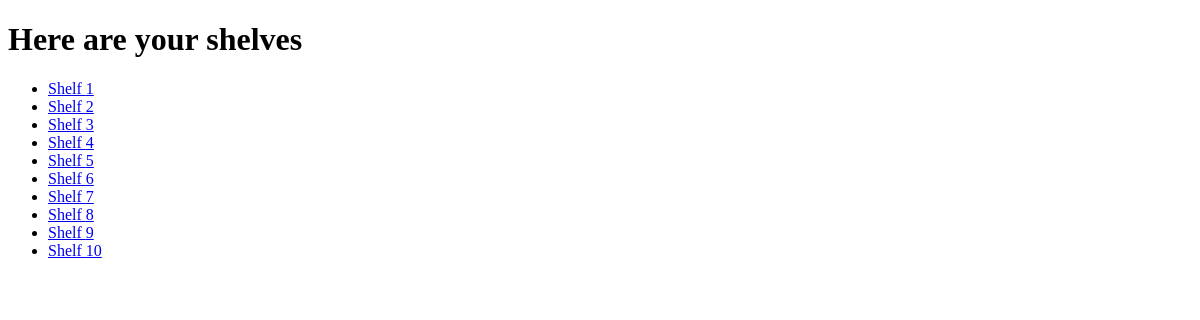
The app's page /game/, older data.
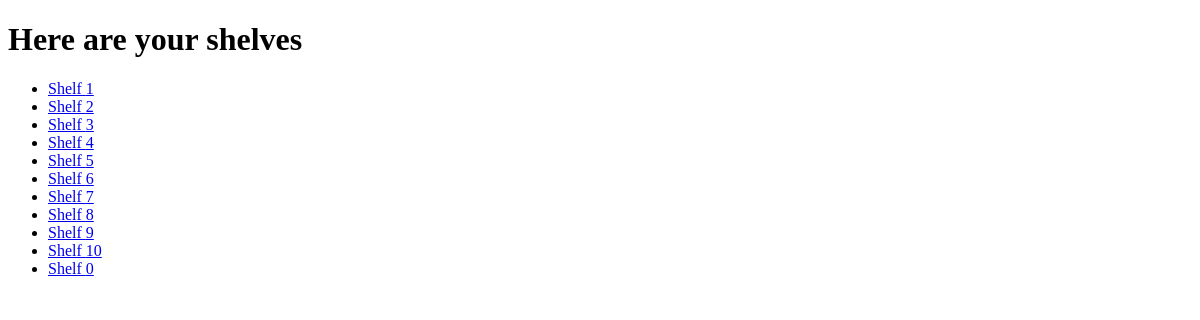
The same page, newer data.
### game/models.py (models this page shows, shortened)
class Shelf(models.Model):
    shelfNum = models.CharField(unique=True, max_length=10)
    shelfPosition = models.CharField(max_length=6)

### game/views.py (the view)
def index(request):
    all_shelves = Shelf.objects.all()
    return render(request, 'game/index.html', {'all_shelves': all_shelves})

### game/templates/game/index.html (shortened to what this page needs)
<!DOCTYPE html>
<html lang="en">
<head>
</head>
<body>
<h1>Here are your shelves</h1>
{% if all_shelves %}
    <ul>
        {% for shelf in all_shelves %}
        <li><a href="/game/{{ shelf.shelfNum }}">Shelf {{ shelf.shelfNum }} </a></li>
        {% endfor %}
    </ul>
{% else %}
<h3> no shelves to show</h3>
{% endif %}
</body>
</html>

Row changes from the older to the newer data that the page shows:
added Shelf: shelfNum "0"
